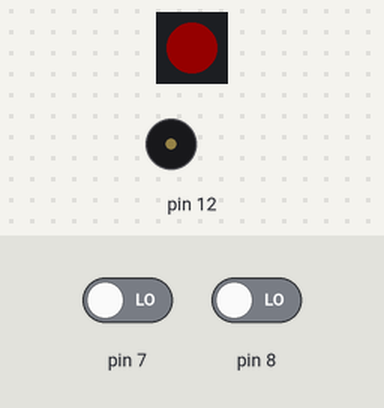
Simulated run of this sketch. Board: Arduino Uno, built with avr-gcc and run on an emulated ATmega328P. On the bench: 1 RGB LEDs in strip order, left to right, buzzer (waves = sounding). The inputs (shaded band) are chosen by the test bench; at power-on: pin 7 LOW, pin 8 LOW. Dim RGB values are drawn brighter than linear; random numbers use the default seed unless the sketch sets one.

Above: at 30.0 s.
30.1 s: pin 7 driven HIGH
At 32.8 s:
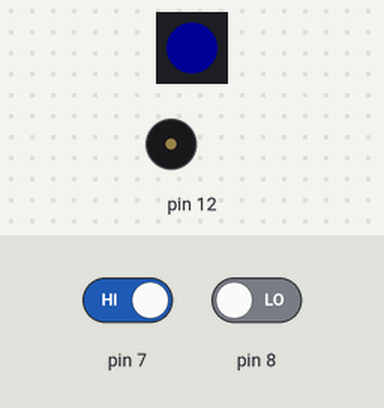
At 36.1 s:
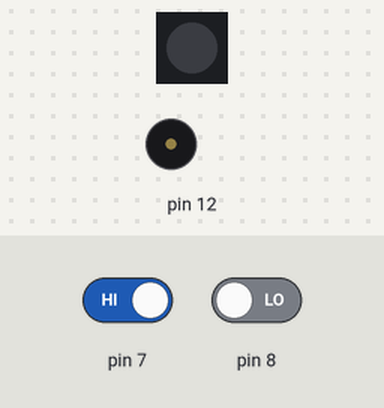
36.8 s: pin 8 driven HIGH
43.5 s: pin 8 driven LOW
At 48.2 s:
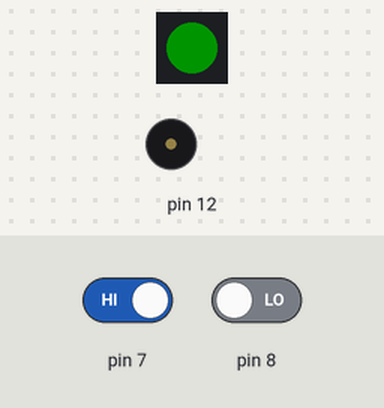
Timing chart, 0 to 56.8 s (numbered marks = the images above; inputs shaded):
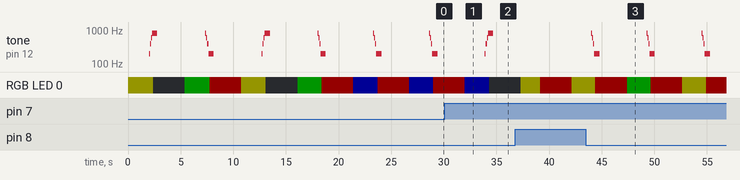

The sketch:

wocamole.ino
```cpp
#include <Adafruit_NeoPixel.h>
#include <KosmoBits_Pins.h>
#include <KosmoBits_Pixel.h>

const int TIMEOUT_ANSWER=2000;
const int TIMEOUT_STEP=50;

const int BUTTON_1 = KOSMOBITS_TASTE_1_PIN;
const int BUTTON_2 = KOSMOBITS_TASTE_2_PIN;

const KosmoBits_Pixel LED;

int count=0;

void setup() {
  pinMode(BUTTON_1, INPUT);
  pinMode(BUTTON_2, INPUT);
  randomSeed(analogRead(12));
}

void loop(){
	int color=random(3);
	int expectedButton;

	switch(color){
	case 0:
		/* blue: button1 */
		setColor(0,0,255);
		expectedButton=calcButton(LOW,HIGH);
		break;
	case 1:
		/* green: button2 */
		setColor(0,255,0);
		expectedButton=calcButton(HIGH,LOW);
		break;
	case 2:
		/* yellow: both */
		setColor(255,255,0);
		expectedButton=calcButton(LOW,LOW);
		break;
	}

	delay(TIMEOUT_ANSWER-TIMEOUT_STEP*count);

	int actualButton1=digitalRead(BUTTON_1);
	int actualButton2=digitalRead(BUTTON_2);
	boolean correct=expectedButton==calcButton(actualButton1,actualButton2);

	if (correct){
		count++;
		playTone(true);
		LED.setColor(0,0,0,0);
	}else{
		if(LOW==actualButton1||LOW==actualButton2){
			playTone(false);
		}
		setColor(255,0,0);
	}

  delay(3000);
}

void setColor(int r, int g, int b){
	LED.setColor(r,g,b,20);
}

int calcButton(int button1, int button2){
	return button1*10+button2;
}

void playTone(boolean correct){
	for(int i=1;i<5;i++){
		int frequency=correct?i:5-i;
		tone(KOSMOBITS_BUZZER_PIN, 200*frequency, 500);
		delay(100);
	}
}
```

Measured:
- after the input at 43.5 s, tone on pin 12: silent → 800 Hz after 0.51 s, then repeats every 5.3 s: 600 Hz 0.10 s, 400 Hz 0.10 s, 200 Hz 0.50 s, silent 4.5 s, 800 Hz 0.10 s
- by itself, tone on pin 12: plays 200 Hz for 0.10 s, 400 Hz for 0.10 s, 600 Hz for 0.10 s, 800 Hz for 0.50 s, 800 Hz for 0.10 s, 600 Hz for 0.10 s … (24 notes in this stretch)
